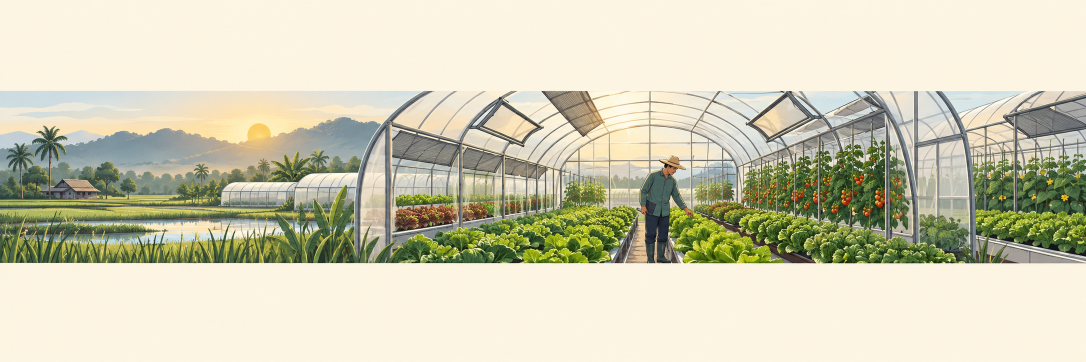
#> input picture docs/images/activity-banners/activity-01-sensors.png, 2172 x 724 px (shown at 1/2 size)
$ python build-banners.py
#> lines starting #> are read from the running program, lines starting #| are printed output that depends on the picture
#!/usr/bin/env python3
"""Cut the activity banner PNGs down to the web-sized .webp the pages actually load.

The source PNGs come out of image generation at 2172x724 and about 2 MB each -- far
more than a banner strip needs, and slow on the workshop's WiFi. extra.css shows them
at `aspect-ratio: 6/1` with `object-fit: cover`, so the browser already throws the top
and bottom away: this script makes that same centre crop up front, scales it to 1600px
wide (the content column is 76rem) and encodes WebP. About 80-110 KB each, with no
visible change on the page.

The repo keeps only the .webp. The PNGs were removed to save space, so before re-running
this, put the sources back in docs/images/activity-banners/ -- either the last commit
that carried them:

    git checkout 724a788 -- docs/images/activity-banners      # then delete the PNGs again

or a freshly generated banner, using the prompts in that folder's PROMPTS.md. A new
banner only needs to be 6:1 or taller and at least 1600px wide.

    python scripts/build-banners.py

Requires Pillow. Re-run after adding or regenerating a banner, and commit the .webp.
"""

from pathlib import Path

from PIL import Image

BANNERS = Path(__file__).resolve().parent.parent / "docs" / "images" / "activity-banners"
WIDTH, HEIGHT = 1600, 267          # 6:1, matching .activity-banner in extra.css
QUALITY = 65


def main() -> None:
    total_png = total_webp = 0
    for png in sorted(BANNERS.glob("*.png")):
        src = Image.open(png).convert("RGB")
#> src is the input picture: PIL image 2172x724 RGB; mean R, G, B 207.6, 204.8, 180.4
        band = round(src.width / 6)
#> band = 362
        top = (src.height - band) // 2
#> top = 181
        out = src.crop((0, top, src.width, top + band)).resize((WIDTH, HEIGHT), Image.LANCZOS)
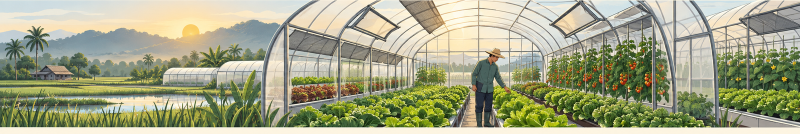
#> out: PIL image 1600x267 RGB (shown at 1/2 size); mean R, G, B 162.5, 164.8, 133.9
        webp = png.with_suffix(".webp")
        out.save(webp, "WEBP", quality=QUALITY, method=6)
        total_png += png.stat().st_size
        total_webp += webp.stat().st_size
        print(f"{png.name:30} {png.stat().st_size / 1e6:5.2f} MB -> "
              f"{webp.name:31} {webp.stat().st_size / 1024:6.1f} KB")
#> pass 2 of the loop in main, `for png in sorted(BANNERS.glob("*.png")):`:
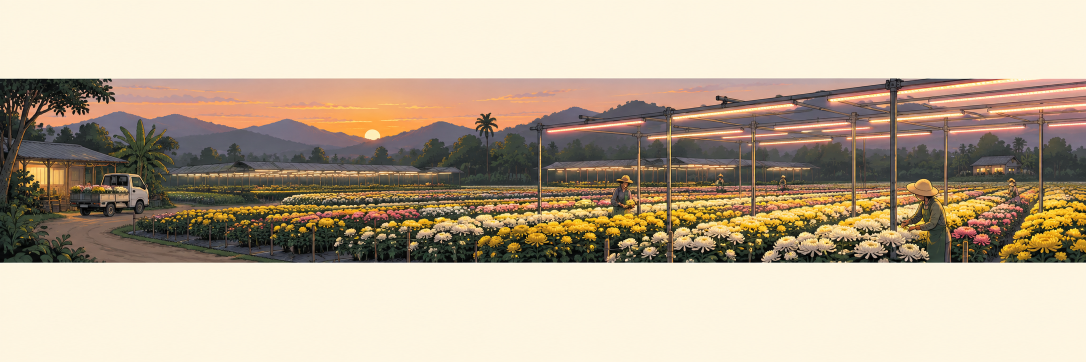
#> input picture docs/images/activity-banners/activity-02-led.png, 2172 x 724 px (shown at 1/2 size)
#> in main, src is the input picture: PIL image 2172x724 RGB; mean R, G, B 189.7, 174.1, 152.4
#> in main, `out = src.crop((0, top, src.width, top + band)).resize((WIDTH, HEIGHT)..`:
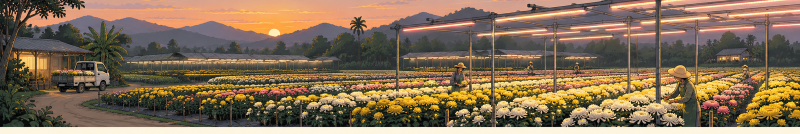
#> out: PIL image 1600x267 RGB (shown at 1/2 size); mean R, G, B 130.8, 109.5, 85.5
    if total_png:
        print(f"{'total':30} {total_png / 1e6:5.2f} MB -> {'':31} {total_webp / 1024:6.1f} KB")


if __name__ == "__main__":
    main()
